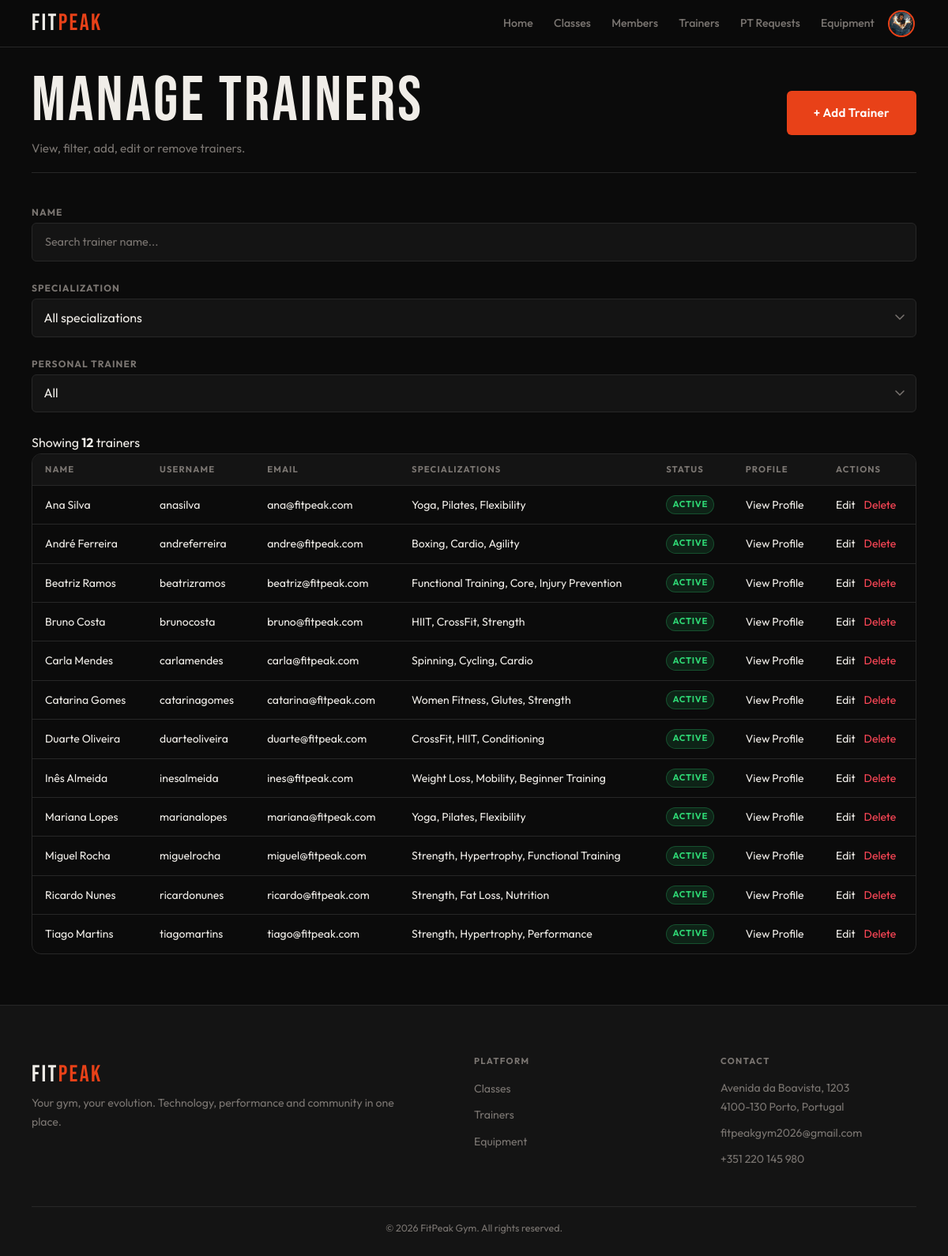
/admin/trainers.php?error=notfound (signed in), run on the app's committed database.
### tables this page shows
CREATE TABLE users (
    id         INTEGER  PRIMARY KEY AUTOINCREMENT,
    name       TEXT     NOT NULL,
    username   TEXT     UNIQUE
                        NOT NULL,
    email      TEXT     UNIQUE
                        NOT NULL,
    password   TEXT     NOT NULL,
    role       TEXT     NOT NULL
                        DEFAULT 'member'
                        CHECK (role IN ('member', 'trainer', 'admin') ),
    is_admin   INTEGER  NOT NULL
                        DEFAULT 0,
    photo      TEXT     DEFAULT NULL,
    active     INTEGER  NOT NULL
                        DEFAULT 1,
    created_at DATETIME DEFAULT CURRENT_TIMESTAMP
);

### db/trainers.php (called while the page is built, shortened)
<?php
function getAllTrainers($pdo, $filters = []) {
    $sql = "
        SELECT
            u.id,
            u.name,
            u.username,
            u.email,
            u.photo,
            u.active,
            u.is_admin,
            tp.bio,
            tp.specializations,
            tp.certifications,
            tp.is_pt,
            tp.pt_description,
            tp.pt_hourly_rate,
            tp.pt_available,
            COALESCE(ROUND(AVG(r.rating), 1), 0) AS rating,
            COUNT(r.id) AS review_count
        FROM users u
        LEFT JOIN trainer_profiles tp ON u.id = tp.user_id
        LEFT JOIN class_schedules cs ON cs.trainer_id = u.id
        LEFT JOIN class_sessions sess ON sess.schedule_id = cs.id
        LEFT JOIN reviews r ON r.session_id = sess.id
        WHERE u.role = 'trainer'
    ";
    $params = [];
    $sql .= "
        GROUP BY u.id
        ORDER BY u.name ASC
    ";
    $stmt = $pdo->prepare($sql);
    $stmt->execute($params);
    return $stmt->fetchAll(PDO::FETCH_ASSOC);
}
?>

### template/trainers.php (the view, shortened to what this page needs)
    <?php
function output_trainers_admin_table($trainers) {
    foreach ($trainers as $t) {
        $id = (int)$t['id'];
        ?>
        <tr>
            <td><?= htmlspecialchars($t['name']) ?></td>
            <td><?= htmlspecialchars($t['username']) ?></td>
            <td><?= htmlspecialchars($t['email']) ?></td>
            <td><?= htmlspecialchars(substr($t['specializations'] ?? '', 0, 50)) ?></td>
            <td>
                <div class="status-badges">
                    <?= $t['active']
                        ? '<span class="badge badge-success">Active</span>'
                        : '<span class="badge badge-danger">Inactive</span>'
                    ?>
                </div>
            </td>
            <td>
                <a href="../admin/trainer_profile.php?id=<?= $id ?>" class="action-link">View Profile</a>
            </td>
            <td>
                <a href="edit_trainer.php?id=<?= $id ?>" class="action-link">Edit</a>
                <a href="delete_trainer.php?id=<?= $id ?>" class="action-link danger delete-trainer-link">Delete</a>
            </td>
        </tr>
        <?php
    }
}
    ?>

### includes/header.php (shortened to what this page needs)
<?php
if (!function_exists('output_header')) {
    function output_header($pageCss) {
        $loggedIn = isset($_SESSION['user_id']);
        $userName = $_SESSION['user_name'] ?? '';
        $originalRole = $_SESSION['role'] ?? '';
        $userPhoto = $_SESSION['user_photo'] ?? null;
        $userIsAdmin = !empty($_SESSION['is_admin']) || $originalRole === 'admin';
        $activeRole = $_SESSION['active_role'] ?? '';
        if (!$loggedIn) {
            $headerArea = 'public';
        } elseif ($activeRole === 'member') {
            $headerArea = 'member';
        } elseif ($activeRole === 'trainer') {
            $headerArea = 'trainer';
        } elseif ($activeRole === 'admin') {
            $headerArea = 'admin';
        }
        $avatarHtml = '';
        if ($loggedIn) {
            $initial = strtoupper(substr($userName, 0, 1));
            if (!empty($userPhoto)) {
                $avatarHtml = '<img src="' . htmlspecialchars($userPhoto) . '" alt="' . htmlspecialchars($userName) . '" class="avatar-img">';
            } else {
                $avatarHtml = '<span class="avatar-initial">' . htmlspecialchars($initial) . '</span>';
            }
        }
        switch ($headerArea) {
            case 'admin':
                $logoLink = '../admin/dashboard.php';
                $profileLink = '../admin/profile.php';
                break;
        }
?>
<!DOCTYPE html>
<html lang="en">
<head>
    <link rel="stylesheet" href="../css/base.css">
    <link rel="stylesheet" href="../css/components.css">
    <link rel="stylesheet" href="../css/pages/<?= htmlspecialchars($pageCss) ?>">
</head>
<body>
<header>
    <nav class="navbar" aria-label="Main navigation">
        <a href="<?= htmlspecialchars($logoLink) ?>" class="logo">FIT<span>PEAK</span></a>
        <ul class="nav-menu">
            <?php if ($headerArea === 'member'): ?>
                <li><a href="../member/dashboard.php">Home</a></li>
                <li><a href="../member/classes.php">Classes</a></li>
                <li><a href="../member/trainers.php">Trainers</a></li>
                <li><a href="../member/equipment.php">Equipment</a></li>
                <li><a href="../member/notifications.php">Notifications</a></li>
                <?php if ($userIsAdmin && $originalRole !== 'admin'): ?>
                    <li><a href="../public/choose_area.php" class="nav-login">Switch Area</a></li>
                <?php endif; ?>
                <li class="nav-avatar">
                    <a href="../member/profile.php" class="avatar-link" title="My Profile">
                        <div class="avatar"><?= $avatarHtml ?></div>
                    </a>
                </li>
            <?php elseif ($headerArea === 'admin'): ?>
                <li><a href="../admin/dashboard.php">Home</a></li>
                <li><a href="../admin/classes.php">Classes</a></li>
                <li><a href="../admin/members.php">Members</a></li>
                <li><a href="../admin/trainers.php">Trainers</a></li>
                <li><a href="../admin/pt_requests.php">PT Requests</a></li>
                <li><a href="../admin/equipment.php">Equipment</a></li>
                <li class="nav-avatar">
                    <a href="<?= htmlspecialchars($profileLink) ?>" class="avatar-link" title="My Profile">
                        <div class="avatar"><?= $avatarHtml ?></div>
                    </a>
                </li>
            <?php endif; ?>
        </ul>
    </nav>
</header>
<?php
    }
}
?>

### admin/trainers.php (shortened to what this page needs)
<?php
require_once '../includes/header.php';
require_once '../includes/footer.php';
require_once '../db/trainers.php';
require_once '../template/trainers.php';
$pdo = getDatabaseConnection();
$filters = [
    'specialization' => $_GET['specialization'] ?? '',
    'name'           => $_GET['name'] ?? '',
    'is_pt'          => $_GET['is_pt'] ?? ''
];
$selectedName = $filters['name'];
$selectedIsPt = $filters['is_pt'];
$trainers = getAllTrainers($pdo, $filters);
output_header('admin_trainers.css');
?>
<link rel="stylesheet" href="../css/pages/form.css">
<main class="main">
    <div class="container">
        <header class="page-header">
            <div class="page-header-row page-header-actions">
                <div>
                    <h1>Manage Trainers</h1>
                    <p>View, filter, add, edit or remove trainers.</p>
                </div>
                <a href="create_trainer.php" class="main-button">+ Add Trainer</a>
            </div>
        </header>
        <form id="filter-form" method="get" class="filter-bar trainers-filter">
            <div class="filter-group">
                <label class="form-label" for="f-name">Name</label>
                <input
                    type="text"
                    id="f-name"
                    name="name"
                    class="form-control"
                    value="<?= htmlspecialchars($selectedName) ?>"
                    placeholder="Search trainer name..."
                >
            </div>
            <div class="filter-group">
                <label class="form-label" for="f-specialization">Specialization</label>
                <select id="f-specialization" name="specialization" class="form-select">
                    <option value="">All specializations</option>
                </select>
            </div>
            <div class="filter-group">
                <label class="form-label" for="f-is-pt">Personal Trainer</label>
                <select id="f-is-pt" name="is_pt" class="form-select">
                    <option value="" <?= $selectedIsPt === '' ? 'selected' : '' ?>>All</option>
                </select>
            </div>
        </form>
        <div class="results-bar">
            <p class="results-count">
                Showing <strong id="trainer-count"><?= count($trainers) ?></strong> trainers
            </p>
        </div>
        <div class="table-wrap">
            <table>
                <thead>
                    <tr>
                        <th>Name</th>
                        <th>Username</th>
                        <th>Email</th>
                        <th>Specializations</th>
                        <th>Status</th>
                        <th>Profile</th>
                        <th>Actions</th>
                    </tr>
                </thead>
                <tbody id="trainer-table-body">
                    <?php output_trainers_admin_table($trainers); ?>
                </tbody>
            </table>
        </div>
    </div>
</main>
<?php output_footer('../admin/'); ?>

### includes/footer.php
<?php
function output_footer($basePath = '') {
    $safeBasePath = htmlspecialchars($basePath);
?>
    <footer class="site-footer">
        <div class="container">
            <div class="footer-grid">
                <div class="footer-box">
                    <span class="logo">FIT<span>PEAK</span></span>
                    <p>Your gym, your evolution. Technology, performance and community in one place.</p>
                </div>
                <div class="footer-box">
                    <h3>Platform</h3>
                    <ul>
                        <li><a href="<?= $safeBasePath ?>classes.php">Classes</a></li>
                        <li><a href="<?= $safeBasePath ?>trainers.php">Trainers</a></li>
                        <li><a href="<?= $safeBasePath ?>equipment.php">Equipment</a></li>
                    </ul>
                </div>
                <div class="footer-box">
                    <h3>Contact</h3>
                    <p>Avenida da Boavista, 1203<br>4100-130 Porto, Portugal</p>
                    <p>fitpeakgym2026@gmail.com</p>
                    <p>+351 220 145 980</p>
                </div>
            </div>
            <div class="footer-bottom">
                <p>&copy; 2026 FitPeak Gym. All rights reserved.</p>
            </div>
        </div>
    </footer>
    </body>
    </html>
<?php } ?>

### css/base.css (style rules this page uses)
:root { --bg: #0b0b0b; --surface: #141414; --card: #1c1c1c; --border: #272727; --accent: #e84118; --accent-glow: rgba(232, 65, 24, 0.28); --text: #f0ede8; --muted: #7a7571; --success: #2ed573; --warning: #ffa502; --danger: #ff4757; --info: #1e90ff; --ff-display: 'Bebas Neue', sans-serif; --ff-body: 'Outfit', sans-serif; --sp-xs: 0.25rem; --sp-sm: 0.5rem; --sp-md: 1rem; --sp-lg: clamp(1rem, 3vw, 1.5rem); --sp-xl: clamp(1.5rem, 5vw, 2.5rem); --sp-2xl: clamp(2rem, 7vw, 4rem); --nav-h: 60px; --r-sm: 6px; --r-md: 12px; --r-pill: 999px; --touch: 44px; --max-w: 1200px; --shadow-a: 0 0 24px var(--accent-glow); --t: 0.22s cubic-bezier(0.4, 0, 0.2, 1); }
*, *::before, *::after { box-sizing: border-box; margin: 0; padding: 0; }
html { font-size: 16px; scroll-behavior: smooth; -webkit-text-size-adjust: 100%; }
body { font-family: var(--ff-body); background: var(--bg); color: var(--text); line-height: 1.6; min-height: 100dvh; display: flex; flex-direction: column; overflow-x: hidden; }
img, svg { display: block; max-width: 100%; height: auto; }
a { color: inherit; text-decoration: none; }
ul, ol { list-style: none; }
input, select, textarea { font: inherit; }
h1, h2, h3, h4, h5, h6 { font-family: var(--ff-display); letter-spacing: 0.04em; line-height: 1.1; font-weight: 400; }
h1 { font-size: clamp(2.2rem, 7vw, 5rem); }
h3, h4 { font-size: clamp(1rem, 2.5vw, 1.2rem); font-family: var(--ff-body); font-weight: 600; }
p { line-height: 1.75; }
.container { width: 100%; max-width: var(--max-w); margin-inline: auto; padding-inline: var(--sp-md); }
.main { flex: 1; padding-top: var(--nav-h); }
@media (min-width: 640px) { .container { padding-inline: var(--sp-lg); } }
@media (min-width: 1024px) { .container { padding-inline: var(--sp-xl); } }

### css/pages/admin_trainers.css (style rules this page uses)
.action-link.danger { color: var(--danger); margin-left: 0.5rem; }
.filter-group { gap: var(--sp-md); margin-bottom: var(--sp-lg); }

### css/pages/form.css (style rules this page uses)
.form-control, .form-input { width: 100%; min-height: var(--touch); background: var(--surface); border: 1px solid var(--border); border-radius: var(--r-sm); color: var(--text); padding: 0.75rem 1rem; font-size: 0.9rem; font-family: var(--ff-body); transition: border-color var(--t), box-shadow var(--t), background var(--t); }
.form-control::placeholder, .form-input::placeholder { color: var(--muted); }
.page-header-actions { display: flex; justify-content: space-between; align-items: center; gap: var(--sp-md); }
main { padding-bottom: var(--sp-2xl); }

### data on the page
users: name "Ana Silva", username "anasilva", email "ana@fitpeak.com", specializations "Yoga, Pilates, Flexibility", active "ACTIVE"
users: name "André Ferreira", username "andreferreira", email "andre@fitpeak.com", specializations "Boxing, Cardio, Agility", active "ACTIVE"
users: name "Beatriz Ramos", username "beatrizramos", email "beatriz@fitpeak.com", specializations "Functional Training, Core, Injury Prevention", active "ACTIVE"
users: name "Bruno Costa", username "brunocosta", email "bruno@fitpeak.com", specializations "HIIT, CrossFit, Strength", active "ACTIVE"
users: name "Carla Mendes", username "carlamendes", email "carla@fitpeak.com", specializations "Spinning, Cycling, Cardio", active "ACTIVE"
users: name "Catarina Gomes", username "catarinagomes", email "catarina@fitpeak.com", specializations "Women Fitness, Glutes, Strength", active "ACTIVE"
users: name "Duarte Oliveira", username "duarteoliveira", email "duarte@fitpeak.com", specializations "CrossFit, HIIT, Conditioning", active "ACTIVE"
users: name "Inês Almeida", username "inesalmeida", email "ines@fitpeak.com", specializations "Weight Loss, Mobility, Beginner Training", active "ACTIVE"
users: name "Mariana Lopes", username "marianalopes", email "mariana@fitpeak.com", specializations "Yoga, Pilates, Flexibility", active "ACTIVE"
users: name "Miguel Rocha", username "miguelrocha", email "miguel@fitpeak.com", specializations "Strength, Hypertrophy, Functional Training", active "ACTIVE"
users: name "Ricardo Nunes", username "ricardonunes", email "ricardo@fitpeak.com", specializations "Strength, Fat Loss, Nutrition", active "ACTIVE"
users: name "Tiago Martins", username "tiagomartins", email "tiago@fitpeak.com", specializations "Strength, Hypertrophy, Performance", active "ACTIVE"

### other printed values
count($trainers) "12"
